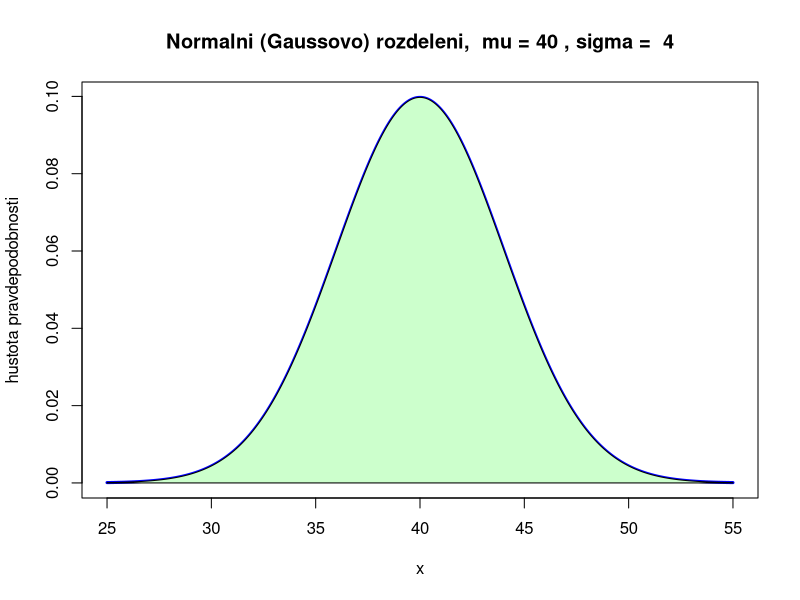
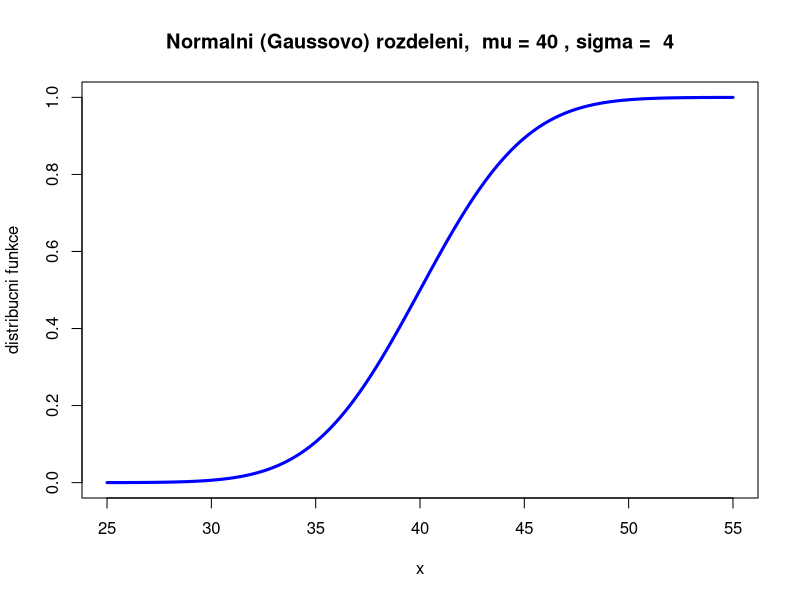
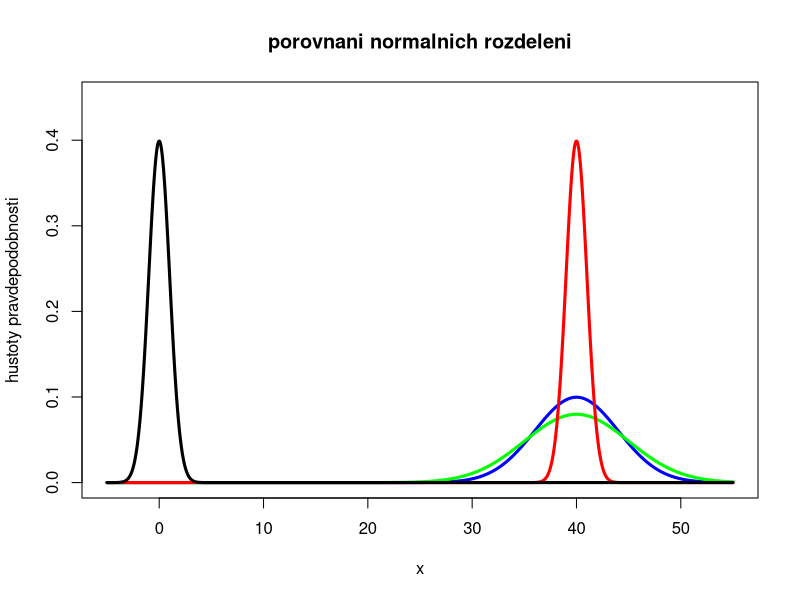
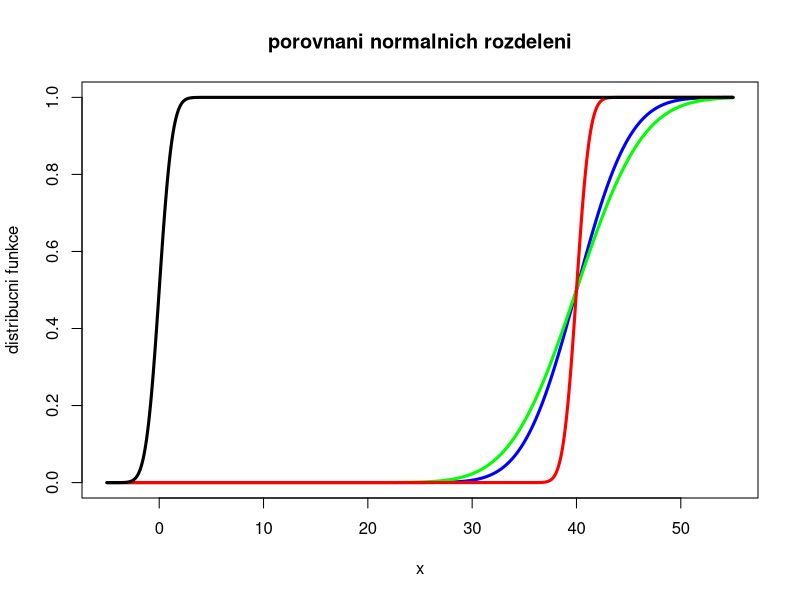
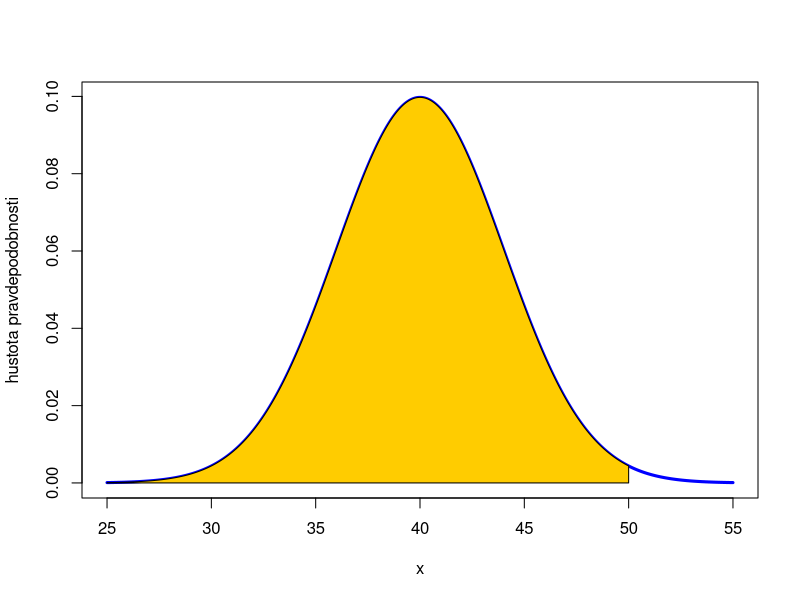
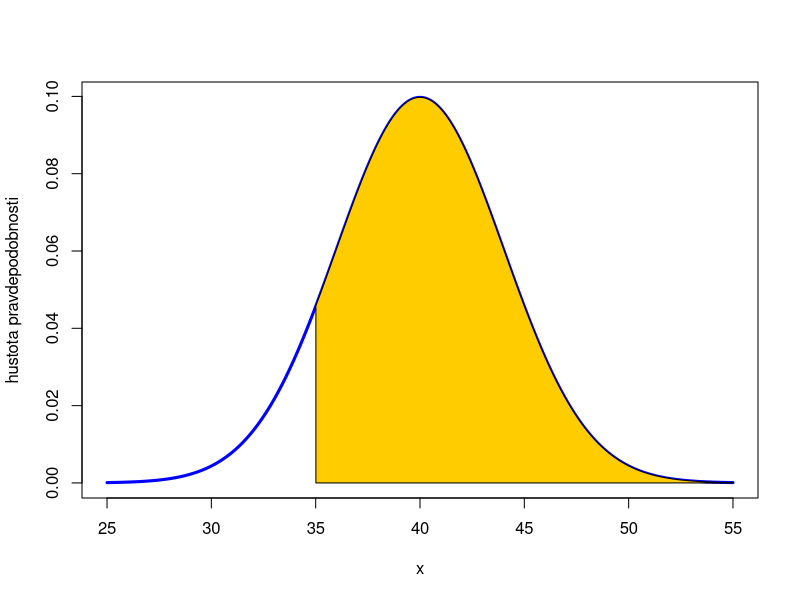
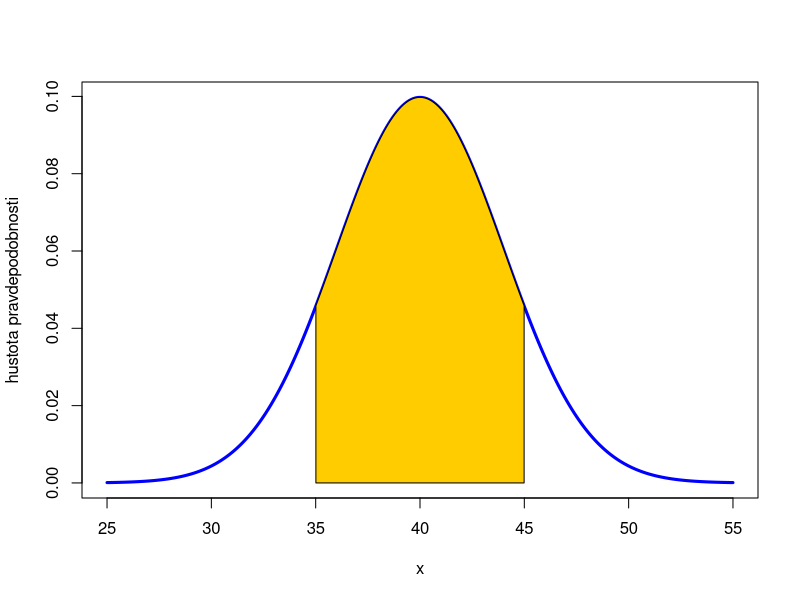
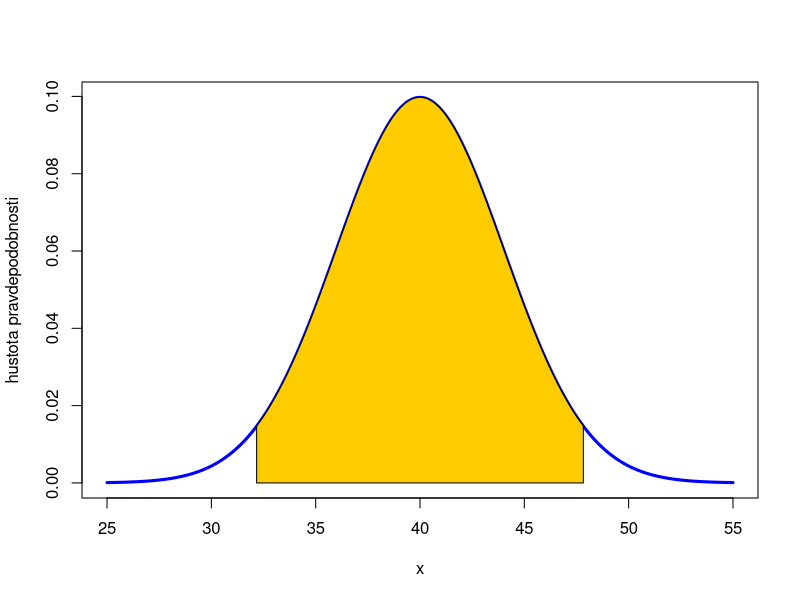

Write R code to recreate these figures, in order.
# Priklad 7

mu <- 40
sigma <- 4

# konce intervalu hodnot x nutno vhodne upravovat
x <- seq (25, 55, by = 0.01)
titulek <- paste ("Normalni (Gaussovo) rozdeleni, ", "mu =", mu, ", sigma = ", sigma)

# hustota pravdepodobnosti 
# POZOR! Matematicky znacime N (mu, sigma^2) 
# ale v R se zadava (mu, sigma)
hustota <- dnorm (x, mean = mu, sd = sigma)

#	hustotu graficky zobrazujeme jako krivku
plot (x, hustota, type = "l", col = "blue", lwd = 3, ylab = "hustota pravdepodobnosti", main = titulek)

polygon (c(min (x), x, max(x)), c(0, hustota, 0), col = "#CCFFCC")

# distribucni funkce je spojita, 
#	graficky ji zobrazujeme jako krivku
distribucni <- pnorm (x, mean = mu, sd = sigma)
plot (x, distribucni, type = "l", col = "blue", lwd = 3, ylab = "distribucni funkce", main = titulek)

#	=======================================================================

# Porovnani grafu pro nekolik hodnot parametru mu a sigma

titulek <- "porovnani normalnich rozdeleni"
x <- seq (-5, 55, by = 0.01)

hustota1 <- dnorm (x, mean = 40, sd = 4)
hustota2 <- dnorm (x, mean = 40, sd = 5)
hustota3 <- dnorm (x, mean = 40, sd = 1)
hustota4 <- dnorm (x, mean = 0, sd = 1)
# hustota4 odpovida standardizovanemu normalnimu rozdeleni pravdepodobnosti

plot (x, hustota1, type = "l", col = "blue", lwd = 3, ylab = "hustoty pravdepodobnosti", main = titulek, xlim = c (-5, 55), ylim = c (0, 0.45))
lines (x, hustota2, col = "green", lwd = 3)
lines (x, hustota3, col = "red", lwd = 3)
lines (x, hustota4, col = "black", lwd = 3)

distribucni1 <- pnorm (x, mean = 40, sd = 4)
distribucni2 <- pnorm (x, mean = 40, sd = 5)
distribucni3 <- pnorm (x, mean = 40, sd = 1)
distribucni4 <- pnorm (x, mean = 0, sd = 1)

plot (x, distribucni1, type = "l", col = "blue", lwd = 3, ylab = "distribucni funkce", main = titulek, xlim = c (-5, 55))
lines (x, distribucni2, col = "green", lwd = 3)
lines (x, distribucni3, col = "red", lwd = 3)
lines (x, distribucni4, col = "black", lwd = 3)



# =====================================================================
mu <- 40
sigma <- 4
x <- seq (25, 55, by = 0.01)
hustota <- dnorm (x, mean = mu, sd = sigma)
distribucni <- pnorm (x, mean = mu, sd = sigma)

# (A) 
plot (x, hustota, type = "l", col = "blue", lwd = 3, ylab = "hustota pravdepodobnosti")
indexy <- which (x <= 50)
polygon (x[c(min(indexy), indexy, max(indexy))], c(0, hustota[indexy], 0), col = "#FFCC00")

pnorm (50, mean = mu, sd = sigma)
# standardizace U = (X - mu) / sigma
U <- (50 - mu) / sigma
pnorm (U)

# (B) 
plot (x, hustota, type = "l", col = "blue", lwd = 3, ylab = "hustota pravdepodobnosti")
indexy <- which (x > 35)
polygon (x[c(min(indexy), indexy, max(indexy))], c(0, hustota[indexy], 0), col = "#FFCC00")

1 - pnorm (35, mean = mu, sd = sigma)
# standardizace U = (X - mu) / sigma
U <- (35 - mu) / sigma
1 - pnorm (U)

# (C) 
plot (x, hustota, type = "l", col = "blue", lwd = 3, ylab = "hustota pravdepodobnosti")
indexy <- which ((x > 35) & (x < 45))
polygon (x[c(min(indexy), indexy, max(indexy))], c(0, hustota[indexy], 0), col = "#FFCC00")

pnorm (45, mean = mu, sd = sigma) - pnorm (35, mean = mu, sd = sigma)
# standardizace U = (X - mu) / sigma
pnorm ((45 - mu) / sigma) - pnorm ((35 - mu) / sigma)

# (D) 
plot (x, hustota, type = "l", col = "blue", lwd = 3, ylab = "hustota pravdepodobnosti")
indexy <- which ((x > mu - 1.96 * sigma) & (x < mu + 1.96 * sigma))
polygon (x[c(min(indexy), indexy, max(indexy))], c(0, hustota[indexy], 0), col = "#FFCC00")

pnorm (mu + 1.96 * sigma, mean = mu, sd = sigma) - pnorm (mu - 1.96 * sigma, mean = mu, sd = sigma)
# standardizace U = (X - mu) / sigma
pnorm (1.96) - pnorm (-1.96)

